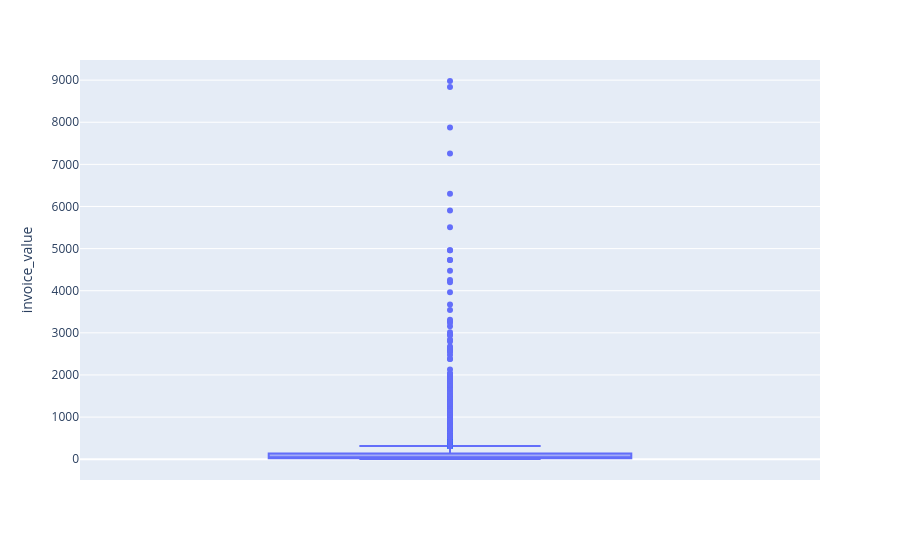

The notebook cell this image was saved under:
### Code cell
fig=px.box(
    df,
    y='invoice_value'
)
fig.show()

### Figure 1 — Plotly figure (JSON) as saved in the notebook; plotly's stock layout.template omitted (floating-point values rounded to 4 significant figures; data arrays with more than 128 entries replaced by an {"elided": "..."} marker saying what was removed)
{"data": [{"alignmentgroup": "True", "hovertemplate": "invoice_value=%{y}<extra></extra>", "legendgroup": "", "marker": {"color": "#636efa"}, "name": "", "notched": false, "offsetgroup": "", "orientation": "v", "showlegend": false, "type": "box", "x0": " ", "xaxis": "x", "y": {"elided": "52924 float values"}, "y0": " ", "yaxis": "y"}], "layout": {"boxmode": "group", "legend": {"tracegroupgap": 0}, "margin": {"t": 60}, "xaxis": {"anchor": "y", "domain": [0, 1]}, "yaxis": {"anchor": "x", "domain": [0, 1], "title": {"text": "invoice_value"}}}}
